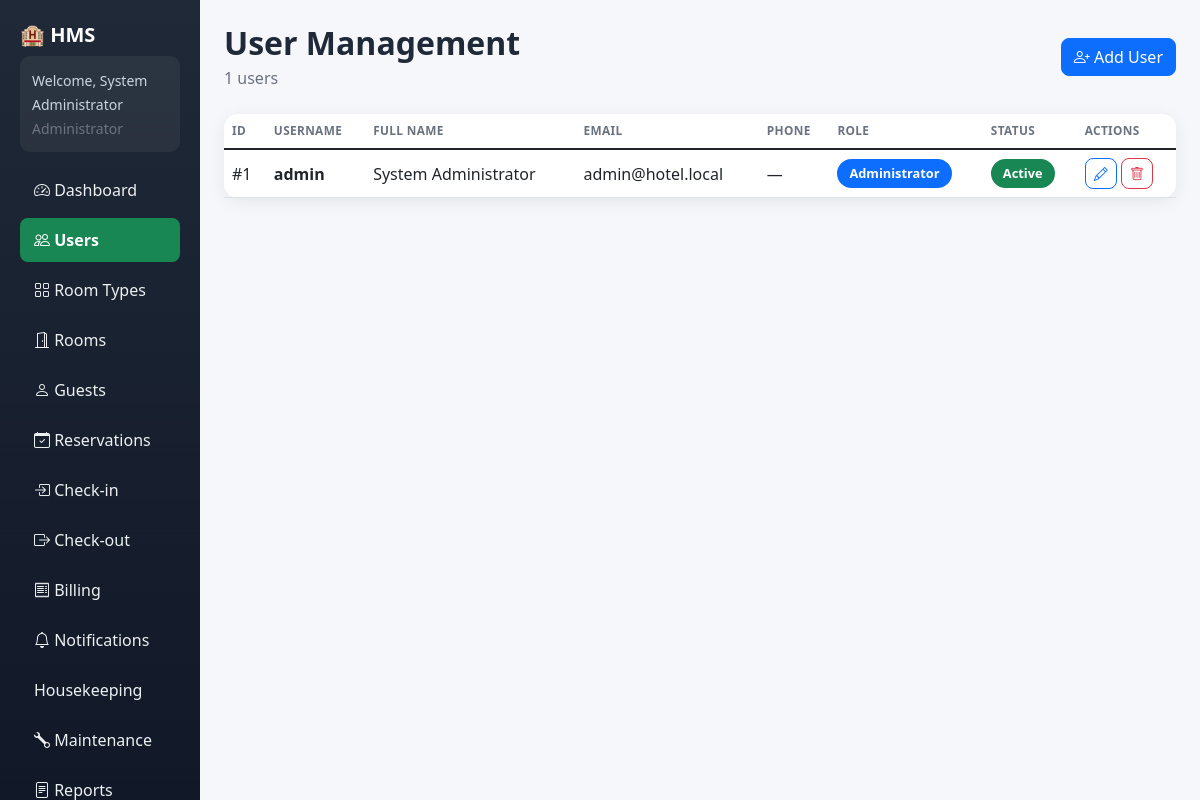
The app's page /index.php?r=users/index (signed in) with its own data.
### tables this page shows
CREATE TABLE `users` (
  `id` INT(11) NOT NULL AUTO_INCREMENT,
  `username` VARCHAR(50) NOT NULL,
  `password` VARCHAR(255) NOT NULL,
  `full_name` VARCHAR(100) NOT NULL,
  `email` VARCHAR(100) NOT NULL,
  `phone` VARCHAR(20) DEFAULT NULL,
  `role` ENUM('Administrator','Receptionist','Manager','Housekeeping Staff','Accountant') NOT NULL,
  `status` ENUM('Active','Inactive') DEFAULT 'Active',
  `created_at` TIMESTAMP NOT NULL DEFAULT CURRENT_TIMESTAMP,
  `updated_at` TIMESTAMP NOT NULL DEFAULT CURRENT_TIMESTAMP ON UPDATE CURRENT_TIMESTAMP,
  PRIMARY KEY (`id`),
  UNIQUE KEY `username` (`username`)
);

### Core/Controller.php (called while the page is built, shortened)
<?php
abstract class Controller
{
    protected function view($view, array $data = [], $active = '', $pageTitle = '')
    {
        extract($data);
        require __DIR__ . '/../Views/layout/header.php';
        require __DIR__ . '/../Views/' . $view . '.php';
        require __DIR__ . '/../Views/layout/footer.php';
    }
}

### Controllers/UserController.php (called while the page is built, shortened)
<?php
class UserController extends Controller
{
    private $roles = ['Administrator', 'Receptionist', 'Manager', 'Housekeeping Staff', 'Accountant'];
    private $statuses = ['Active', 'Inactive'];
    public function __construct()
    {
        $this->user = new User();
    }
    public function indexAction()
    {
        $this->view('users/index', [
            'users'    => $this->user->all(),
            'roles'    => $this->roles,
            'statuses' => $this->statuses,
            'message'  => $this->message ?? '',
            'error'    => $this->error ?? '',
        ], 'users', 'Users');
    }
}

### Core/Router.php (called while the page is built, shortened)
<?php
class Router
{
    public function dispatch($route)
    {
        $route = trim($route, '/');
        $parts = explode('/', $route);
        $action = isset($parts[1]) && $parts[1] !== '' ? $parts[1] : 'index';
        $method = $action . 'Action';
        $instance = new $class();
        $instance->$method();
    }
}

### index.php (called while the page is built, shortened)
<?php
$route = isset($_GET['r']) ? $_GET['r'] : '';
$router = new Router();
$router->dispatch($route);

### config.php (called while the page is built, shortened)
<?php
function isLoggedIn() {
    return isset($_SESSION['user_id']);
}
function hasRole($roles) {
    return in_array($_SESSION['user_role'], $roles);
}

### Models/User.php (called while the page is built, shortened)
<?php
class User extends Model
{
    public function all()
    {
        return $this->db->query(
            "SELECT * FROM users ORDER BY created_at DESC"
        )->fetchAll(PDO::FETCH_ASSOC);
    }
}

### Views/users/index.php (the view, shortened to what this page needs)
<div class="d-flex justify-content-between align-items-center mb-4">
    <div>
        <h2 class="page-title mb-1">User Management</h2>
        <p class="page-subtitle mb-0"><?php echo count($users); ?> users</p>
    </div>
    <button class="btn btn-primary" data-bs-toggle="modal" data-bs-target="#addUserModal"><i class="bi bi-person-plus"></i> Add User</button>
</div>
<div class="card">
    <div class="card-body p-0"><div class="table-responsive">
        <table class="table table-hover align-middle mb-0">
            <thead><tr><th>ID</th><th>Username</th><th>Full Name</th><th>Email</th><th>Phone</th><th>Role</th><th>Status</th><th>Actions</th></tr></thead>
            <tbody>
            <?php foreach ($users as $u): ?>
                <tr>
                    <td>#<?php echo (int)$u['id']; ?></td>
                    <td><strong><?php echo htmlspecialchars($u['username']); ?></strong></td>
                    <td><?php echo htmlspecialchars($u['full_name']); ?></td>
                    <td><?php echo htmlspecialchars($u['email']); ?></td>
                    <td><?php echo htmlspecialchars($u['phone'] ?: '—'); ?></td>
                    <td><span class="status-badge bg-<?php echo $u['role']==='Administrator'?'primary':($u['role']==='Manager'?'dark':'secondary'); ?> text-white"><?php echo htmlspecialchars($u['role']); ?></span></td>
                    <td><span class="status-badge bg-<?php echo $u['status']==='Active'?'success':'danger'; ?> text-white"><?php echo $u['status']; ?></span></td>
                    <td>
                        <button class="btn btn-sm btn-outline-primary" onclick="editUser(<?php echo (int)$u['id']; ?>)"><i class="bi bi-pencil"></i></button>
                        <form method="POST" style="display:inline" onsubmit="return confirm('Delete this user?')">
                            <button class="btn btn-sm btn-outline-danger"><i class="bi bi-trash"></i></button>
                        </form>
                    </td>
                </tr>
            <?php endforeach; ?>
            </tbody>
        </table>
    </div></div>
</div>

### Views/layout/header.php (shortened to what this page needs)
<?php
function navItem($key, $href, $icon, $label) {
    global $active;
    $cls = ($active === $key) ? ' active' : '';
    return "<a class=\"nav-link$cls\" href=\"$href\"><i class=\"bi $icon\"></i> $label</a>\n";
}
?>
<!DOCTYPE html>
<html lang="en">
<head>
<link href="https://cdn.jsdelivr.net/npm/bootstrap@5.1.3/dist/css/bootstrap.min.css" rel="stylesheet">
<link rel="stylesheet" href="https://cdn.jsdelivr.net/npm/bootstrap-icons@1.8.1/font/bootstrap-icons.css">
<link rel="stylesheet" href="assets/css/style.css">
</head>
<body>
<div class="container-fluid"><div class="row">
<div class="col-md-2 sidebar">
    <a class="brand" href="index.php?r=dashboard/index">🏨 HMS</a>
    <div class="user-box">
        <small>Welcome, <?php echo htmlspecialchars($_SESSION['user_name'] ?? ''); ?></small><br>
        <small class="text-muted"><?php echo htmlspecialchars($_SESSION['user_role'] ?? ''); ?></small>
    </div>
    <nav class="nav flex-column">
        <?php echo navItem('dashboard', 'index.php?r=dashboard/index', 'bi-speedometer2', 'Dashboard'); ?>
        <?php if (hasRole(['Administrator'])): ?>
            <?php echo navItem('users', 'index.php?r=users/index', 'bi-people', 'Users'); ?>
        <?php endif; ?>
        <?php if (hasRole(['Administrator', 'Receptionist', 'Manager'])): ?>
            <?php echo navItem('room_types', 'index.php?r=room_types/index', 'bi-grid', 'Room Types'); ?>
        <?php endif; ?>
        <?php if (hasRole(['Administrator', 'Receptionist', 'Manager', 'Housekeeping Staff'])): ?>
            <?php echo navItem('rooms', 'index.php?r=rooms/index', 'bi-door-open', 'Rooms'); ?>
        <?php endif; ?>
        <?php if (hasRole(['Administrator', 'Receptionist', 'Manager'])): ?>
            <?php echo navItem('guests', 'index.php?r=guests/index', 'bi-person', 'Guests'); ?>
        <?php endif; ?>
        <?php if (hasRole(['Administrator', 'Receptionist', 'Manager'])): ?>
            <?php echo navItem('reservations', 'index.php?r=reservations/index', 'bi-calendar-check', 'Reservations'); ?>
        <?php endif; ?>
        <?php if (hasRole(['Administrator', 'Receptionist', 'Manager'])): ?>
            <?php echo navItem('checkin', 'index.php?r=checkin/index', 'bi-box-arrow-in-right', 'Check-in'); ?>
        <?php endif; ?>
        <?php if (hasRole(['Administrator', 'Receptionist', 'Manager'])): ?>
            <?php echo navItem('checkout', 'index.php?r=checkout/index', 'bi-box-arrow-right', 'Check-out'); ?>
        <?php endif; ?>
        <?php if (hasRole(['Administrator', 'Accountant', 'Manager'])): ?>
            <?php echo navItem('billing', 'index.php?r=billing/index', 'bi-receipt', 'Billing'); ?>
        <?php endif; ?>
        <?php echo navItem('notifications', 'index.php?r=notifications/index', 'bi-bell', 'Notifications'); ?>
        <?php if (hasRole(['Administrator', 'Housekeeping Staff'])): ?>
            <?php echo navItem('housekeeping', 'index.php?r=housekeeping/index', 'bi-broom', 'Housekeeping'); ?>
        <?php endif; ?>
        <?php if (hasRole(['Administrator', 'Housekeeping Staff', 'Manager'])): ?>
            <?php echo navItem('maintenance', 'index.php?r=maintenance/index', 'bi-wrench', 'Maintenance'); ?>
        <?php endif; ?>
        <?php if (hasRole(['Administrator', 'Manager', 'Accountant'])): ?>
            <?php echo navItem('reports', 'index.php?r=reports/index', 'bi-file-text', 'Reports'); ?>
        <?php endif; ?>
    </nav>
</div>
<div class="col-md-10 main">

### Views/layout/footer.php (shortened to what this page needs)
</div>
</div>
</div>
</body>
</html>

### assets/css/style.css (style rules this page uses)
:root { --sidebar-bg: linear-gradient(180deg, #1f2937, #111827); --primary: #198754; --primary-dark: #157347; --surface: #ffffff; --bg: #f5f7fb; --text: #1f2937; --muted: #6b7280; --border: #e5e7eb; --shadow: 0 4px 18px rgba(0, 0, 0, .07); --radius: 14px; }
* { box-sizing: border-box; }
body { background: var(--bg); color: var(--text); font-family: "Segoe UI", system-ui, -apple-system, sans-serif; margin: 0; }
.sidebar { min-height: 100vh; background: var(--sidebar-bg); padding: 20px; position: sticky; top: 0; height: 100vh; overflow-y: auto; }
.sidebar .brand { color: #fff; font-size: 1.25rem; font-weight: 700; margin-bottom: 6px; display: flex; align-items: center; gap: 8px; text-decoration: none; }
.sidebar .nav { margin-top: 16px; }
.sidebar .nav-link { color: #ecf0f1; margin-bottom: 6px; border-radius: 8px; padding: 10px 14px; transition: background .15s, color .15s; }
.sidebar .nav-link.active { background: var(--primary); color: #fff; font-weight: 600; }
.sidebar .user-box { color: #fff; margin-bottom: 8px; padding: 12px; background: rgba(255, 255, 255, .06); border-radius: 10px; }
.sidebar .user-box small { color: #cbd5e1; }
.main { padding: 24px; }
.page-title { font-weight: 700; color: var(--text); }
.page-subtitle { color: var(--muted); }
.card { border: 0; border-radius: var(--radius); box-shadow: var(--shadow); }
.card-body { padding: 20px; }
.btn { border-radius: 8px; }
.status-badge { display: inline-block; padding: 5px 12px; border-radius: 20px; font-size: .8rem; font-weight: 600; white-space: nowrap; }
.table thead th { text-transform: uppercase; font-size: .74rem; letter-spacing: .03em; color: var(--muted); border-bottom: 1px solid var(--border); white-space: nowrap; }
.table td, .table th { vertical-align: middle; }

### records on screen
users: id "1", username "admin", full_name "System Administrator", email "admin@hotel.local", phone "—", role "Administrator", status "Active"

### other values on screen
$_SESSION['user_name'] "System Administrator"
$_SESSION['user_role'] "Administrator"
$label "Dashboard Users Room Types Rooms Guests Reservations Check-in Check-out Billing Notifications Housekeeping Maintenance Reports"
count($users) "1"
